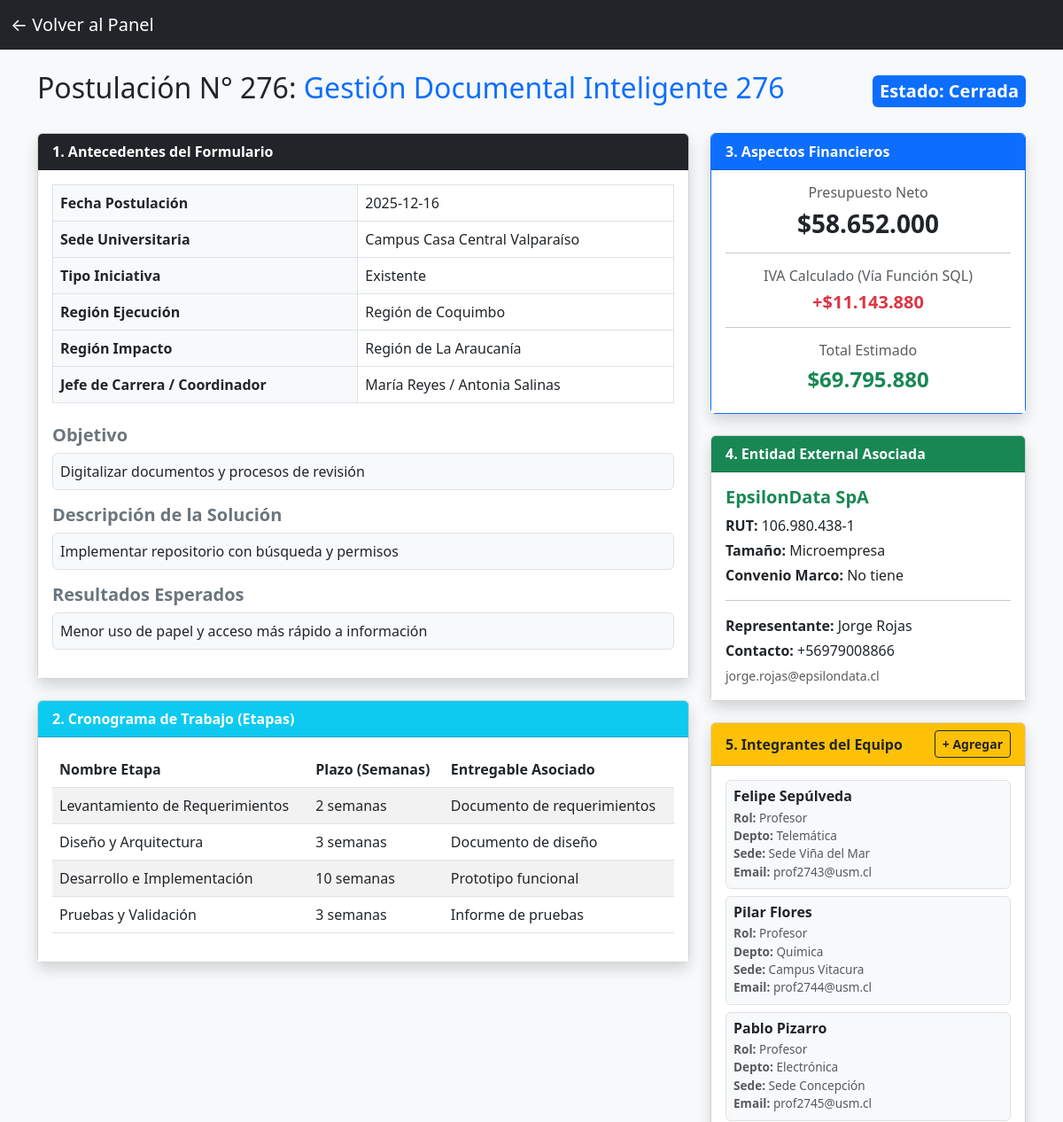
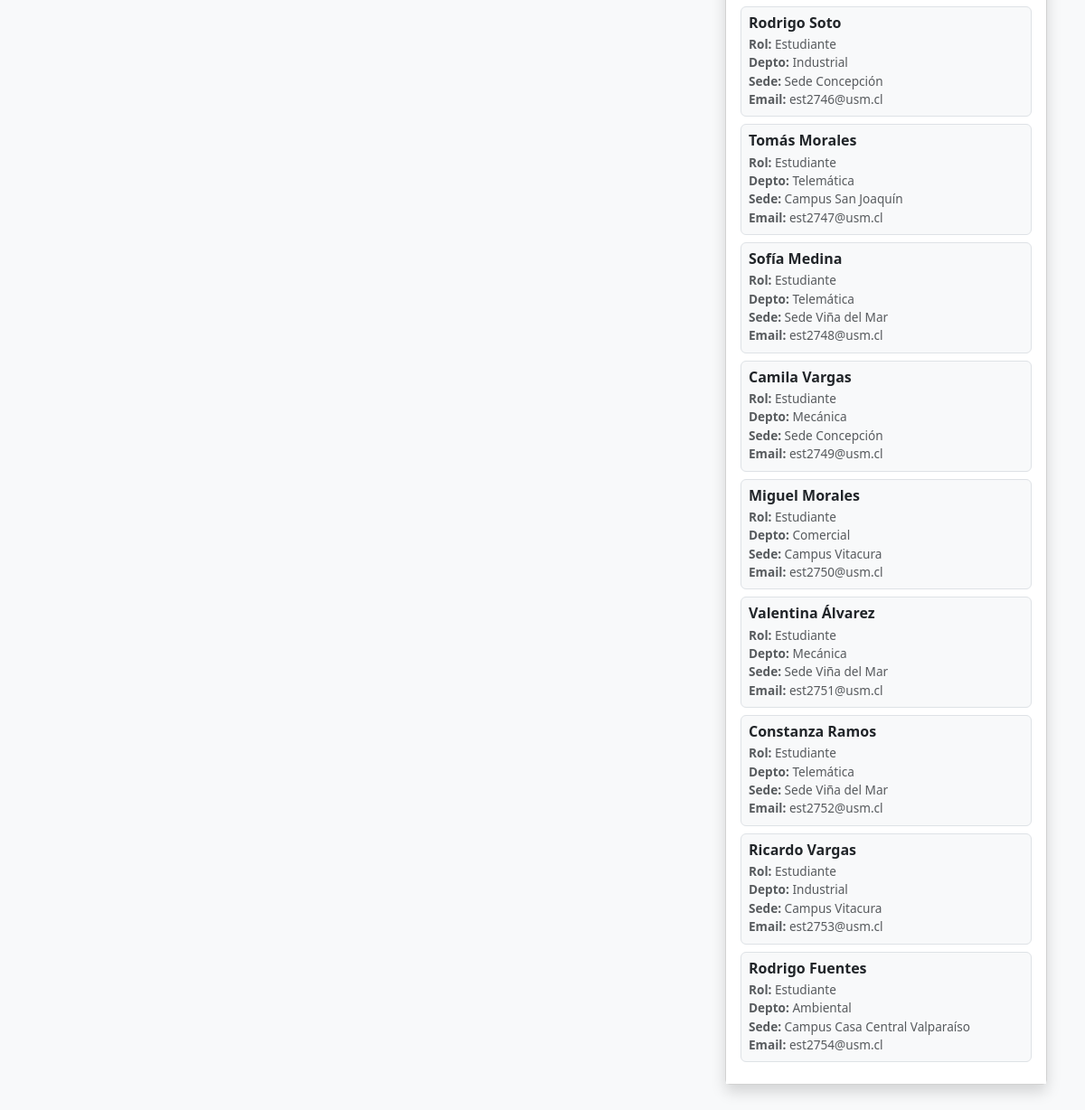
/ver_postulacion.php?id=276 (signed in), run on the app's committed database (2 pictures, top to bottom).
### tables this page shows
CREATE TABLE `postulacion` (
  `id_postulacion` int(11) NOT NULL,
  `fecha_postulacion` date NOT NULL,
  `id_sede` int(11) NOT NULL,
  `id_region_ejecucion` int(11) NOT NULL,
  `id_region_impacto` int(11) NOT NULL,
  `jefe_carrera` varchar(100) NOT NULL,
  `coordinador_proyectos` varchar(100) NOT NULL,
  `rut_empresa` varchar(15) NOT NULL,
  `id_tipo_iniciativa` int(11) NOT NULL,
  `nombre_iniciativa` varchar(150) NOT NULL,
  `objetivo` varchar(255) NOT NULL,
  `descripcion_solucion` varchar(255) NOT NULL,
  `resultados_esperados` varchar(255) NOT NULL,
  `id_estado` int(11) NOT NULL,
  `presupuesto_total` int(11) NOT NULL
);

CREATE TABLE `estado_postulacion` (
  `id_estado` int(11) NOT NULL,
  `descripcion` varchar(50) NOT NULL
);

CREATE TABLE `sede` (
  `id_sede` int(11) NOT NULL,
  `nombre_sede` varchar(100) NOT NULL
);

CREATE TABLE `tipo_iniciativa` (
  `id_tipo_iniciativa` int(11) NOT NULL,
  `des_iniciativa` varchar(50) NOT NULL
);

CREATE TABLE `region` (
  `id_region` int(11) NOT NULL,
  `nombre_region` varchar(100) NOT NULL
);

CREATE TABLE `etapa` (
  `id_etapa` int(11) NOT NULL,
  `id_postulacion` int(11) NOT NULL,
  `nombre_etapa` varchar(100) NOT NULL,
  `plazos_semanas` int(11) NOT NULL,
  `entregable` varchar(100) NOT NULL
);

CREATE TABLE `empresa` (
  `rut_empresa` varchar(15) NOT NULL,
  `nombre_empresa` varchar(100) NOT NULL,
  `id_tamano` int(11) NOT NULL,
  `nombre_representante` varchar(100) NOT NULL,
  `mail_representante` varchar(100) NOT NULL,
  `telefono_representante` varchar(20) NOT NULL,
  `convenio_marco` tinyint(1) NOT NULL
);

CREATE TABLE `tamano_empresa` (
  `id_tamano` int(11) NOT NULL,
  `des_empresa` varchar(50) NOT NULL
);

CREATE TABLE `integrante` (
  `id_integrante` int(11) NOT NULL,
  `id_equipo` int(11) NOT NULL,
  `rut_integrante` varchar(15) NOT NULL,
  `nombre` varchar(100) NOT NULL,
  `departamento_area` varchar(100) NOT NULL,
  `id_sede` int(11) NOT NULL,
  `email` varchar(100) NOT NULL,
  `telefono` varchar(20) DEFAULT NULL,
  `id_tipo_integrante` int(11) NOT NULL
);

CREATE TABLE `tipo_integrante` (
  `id_tipo_integrante` int(11) NOT NULL,
  `des_integrante` varchar(50) NOT NULL
);

### web/ver_postulacion.php (the view, shortened to what this page needs)
<?php
require 'conexion.php';
$id_postulacion = $_GET['id'] ?? null;
try {
    $sqlPost = "SELECT p.*, s.nombre_sede,
                       re.nombre_region AS region_ejecucion,
                       ri.nombre_region AS region_impacto,
                       ep.descripcion AS estado_desc,
                       ti.des_iniciativa,
                       calcular_iva(p.presupuesto_total) AS iva_calculado
                FROM postulacion p
                JOIN sede s ON p.id_sede = s.id_sede
                JOIN region re ON p.id_region_ejecucion = re.id_region
                JOIN region ri ON p.id_region_impacto = ri.id_region
                JOIN estado_postulacion ep ON p.id_estado = ep.id_estado
                JOIN tipo_iniciativa ti ON p.id_tipo_iniciativa = ti.id_tipo_iniciativa
                WHERE p.id_postulacion = :id";
    $stmt = $pdo->prepare($sqlPost);
    $stmt->execute(['id' => $id_postulacion]);
    $postulacion = $stmt->fetch(PDO::FETCH_ASSOC);
    $sqlEmp = "SELECT e.*, t.des_empresa
               FROM empresa e
               JOIN tamano_empresa t ON e.id_tamano = t.id_tamano
               WHERE e.rut_empresa = :rut";
    $stmtEmp = $pdo->prepare($sqlEmp);
    $stmtEmp->execute(['rut' => $postulacion['rut_empresa']]);
    $empresa = $stmtEmp->fetch(PDO::FETCH_ASSOC);
    $sqlTeam = "SELECT i.*, ti.des_integrante, s.nombre_sede AS sede_integrante_nom
                FROM integrante i
                JOIN tipo_integrante ti ON i.id_tipo_integrante = ti.id_tipo_integrante
                JOIN sede s ON i.id_sede = s.id_sede
                JOIN equipo_de_trabajo eq ON i.id_equipo = eq.id_equipo
                WHERE eq.id_postulacion = :id";
    $stmtTeam = $pdo->prepare($sqlTeam);
    $stmtTeam->execute(['id' => $id_postulacion]);
    $integrantes = $stmtTeam->fetchAll(PDO::FETCH_ASSOC);
    $sqlEtapas = "SELECT * FROM etapa WHERE id_postulacion = :id";
    $stmtEtapas = $pdo->prepare($sqlEtapas);
    $stmtEtapas->execute(['id' => $id_postulacion]);
    $etapas = $stmtEtapas->fetchAll(PDO::FETCH_ASSOC);
} catch (PDOException $e) {
    die("Error al cargar los detalles: " . $e->getMessage());
}
$panel_regreso = "dashboard_responsable.php";
?>
<!DOCTYPE html>
<html lang="es">
<head>
    <link href="https://cdn.jsdelivr.net/npm/bootstrap@5.3.0/dist/css/bootstrap.min.css" rel="stylesheet">
</head>
<body class="bg-light">
<nav class="navbar navbar-dark bg-dark">
    <div class="container-fluid">
        <a class="navbar-brand" href="<?= $panel_regreso ?>">← Volver al Panel</a>
    </div>
</nav>
<div class="container mt-4 mb-5">
    <div class="d-flex justify-content-between align-items-center mb-4">
        <h2>Postulación N° <?= $postulacion['id_postulacion'] ?>: <span class="text-primary"><?= htmlspecialchars($postulacion['nombre_iniciativa']) ?></span></h2>
        <span class="fs-5 badge bg-primary p-2">Estado: <?= htmlspecialchars($postulacion['estado_desc']) ?></span>
    </div>
    <div class="row">
        <div class="col-lg-8">
            <div class="card shadow mb-4">
                <div class="card-header bg-dark text-white fw-bold">1. Antecedentes del Formulario</div>
                <div class="card-body bg-white">
                    <table class="table table-bordered">
                        <tr>
                            <th class="w-30 bg-light">Fecha Postulación</th>
                            <td><?= htmlspecialchars($postulacion['fecha_postulacion']) ?></td>
                        </tr>
                        <tr>
                            <th class="bg-light">Sede Universitaria</th>
                            <td><?= htmlspecialchars($postulacion['nombre_sede']) ?></td>
                        </tr>
                        <tr>
                            <th class="bg-light">Tipo Iniciativa</th>
                            <td><?= htmlspecialchars($postulacion['des_iniciativa']) ?></td>
                        </tr>
                        <tr>
                            <th class="bg-light">Región Ejecución</th>
                            <td><?= htmlspecialchars($postulacion['region_ejecucion']) ?></td>
                        </tr>
                        <tr>
                            <th class="bg-light">Región Impacto</th>
                            <td><?= htmlspecialchars($postulacion['region_impacto']) ?></td>
                        </tr>
                        <tr>
                            <th class="bg-light">Jefe de Carrera / Coordinador</th>
                            <td><?= htmlspecialchars($postulacion['jefe_carrera']) ?> / <?= htmlspecialchars($postulacion['coordinador_proyectos']) ?></td>
                        </tr>
                    </table>
                    <h5 class="mt-4 fw-bold text-secondary">Objetivo</h5>
                    <p class="border p-2 bg-light rounded"><?= nl2br(htmlspecialchars($postulacion['objetivo'])) ?></p>
                    <h5 class="fw-bold text-secondary">Descripción de la Solución</h5>
                    <p class="border p-2 bg-light rounded"><?= nl2br(htmlspecialchars($postulacion['descripcion_solucion'])) ?></p>
                    <h5 class="fw-bold text-secondary">Resultados Esperados</h5>
                    <p class="border p-2 bg-light rounded"><?= nl2br(htmlspecialchars($postulacion['resultados_esperados'])) ?></p>
                </div>
            </div>
            <div class="card shadow mb-4">
                <div class="card-header bg-info text-white fw-bold">2. Cronograma de Trabajo (Etapas)</div>
                <div class="card-body bg-white">
                    <table class="table table-striped">
                        <thead>
                            <tr>
                                <th>Nombre Etapa</th>
                                <th>Plazo (Semanas)</th>
                                <th>Entregable Asociado</th>
                            </tr>
                        </thead>
                        <tbody>
                            <?php foreach ($etapas as $etapa): ?>
                                <tr>
                                    <td><?= htmlspecialchars($etapa['nombre_etapa']) ?></td>
                                    <td><?= htmlspecialchars($etapa['plazos_semanas']) ?> semanas</td>
                                    <td><?= htmlspecialchars($etapa['entregable']) ?></td>
                                </tr>
                            <?php endforeach; ?>
                        </tbody>
                    </table>
                </div>
            </div>
        </div>
        <div class="col-lg-4">
            <div class="card shadow mb-4 border-primary">
                <div class="card-header bg-primary text-white fw-bold">3. Aspectos Financieros</div>
                <div class="card-body bg-white text-center">
                    <h6 class="text-muted">Presupuesto Neto</h6>
                    <h3 class="text-dark fw-bold">$<?= number_format($postulacion['presupuesto_total'], 0, ',', '.') ?></h3>
                    <hr>
                    <h6 class="text-muted">IVA Calculado (Vía Función SQL)</h6>
                    <h5 class="text-danger fw-bold">+$<?= number_format($postulacion['iva_calculado'], 0, ',', '.') ?></h5>
                    <hr>
                    <h6 class="text-muted">Total Estimado</h6>
                    <h4 class="text-success fw-bold">$<?= number_format($postulacion['presupuesto_total'] + $postulacion['iva_calculado'], 0, ',', '.') ?></h4>
                </div>
            </div>
            <div class="card shadow mb-4">
                <div class="card-header bg-success text-white fw-bold">4. Entidad External Asociada</div>
                <div class="card-body bg-white">
                    <?php if ($empresa): ?>
                        <h5 class="fw-bold text-success"><?= htmlspecialchars($empresa['nombre_empresa']) ?></h5>
                        <p class="mb-1"><strong>RUT:</strong> <?= htmlspecialchars($empresa['rut_empresa']) ?></p>
                        <p class="mb-1"><strong>Tamaño:</strong> <?= htmlspecialchars($empresa['des_empresa']) ?></p>
                        <p class="mb-1"><strong>Convenio Marco:</strong> <?= $empresa['convenio_marco'] ? 'Sí tiene' : 'No tiene' ?></p>
                        <hr>
                        <p class="mb-1"><strong>Representante:</strong> <?= htmlspecialchars($empresa['nombre_representante']) ?></p>
                        <p class="mb-1"><strong>Contacto:</strong> <?= htmlspecialchars($empresa['telefono_representante']) ?></p>
                        <p class="mb-0"><small class="text-muted"><?= htmlspecialchars($empresa['mail_representante']) ?></small></p>
                    <?php else: ?>
                        <p class="text-muted">No hay información de la empresa registrada.</p>
                    <?php endif; ?>
                </div>
            </div>
            <div class="card shadow mb-4">
                <div class="card-header bg-warning text-dark fw-bold d-flex justify-content-between align-items-center">
                    <span>5. Integrantes del Equipo</span>
                    <?php if ($_SESSION['id_rol'] == 1): ?>
                        <a href="agregar_integrante.php?id_postulacion=<?= $postulacion['id_postulacion'] ?>" class="btn btn-sm btn-outline-dark fw-bold">+ Agregar</a>
                    <?php endif; ?>
                </div>
                <div class="card-body bg-white">
                    <?php if (count($integrantes) > 0): ?>
                        <?php foreach ($integrantes as $int): ?>
                            <div class="p-2 mb-2 bg-light border rounded">
                                <h6 class="fw-bold mb-1"><?= htmlspecialchars($int['nombre']) ?></h6>
                                <p class="mb-0 card-text text-muted" style="font-size: 0.85rem;">
                                    <strong>Rol:</strong> <?= htmlspecialchars($int['des_integrante']) ?><br>
                                    <strong>Depto:</strong> <?= htmlspecialchars($int['departamento_area']) ?><br>
                                    <strong>Sede:</strong> <?= htmlspecialchars($int['sede_integrante_nom']) ?><br>
                                    <strong>Email:</strong> <?= htmlspecialchars($int['email']) ?>
                                </p>
                            </div>
                        <?php endforeach; ?>
                    <?php else: ?>
                        <p class="text-muted">No hay integrantes registrados en el equipo.</p>
                    <?php endif; ?>
                </div>
            </div>
        </div>
    </div>
</div>
</body>
</html>

### data on the page
postulacion: id_postulacion "276", nombre_iniciativa "Gestión Documental Inteligente 276", id_estado.descripcion "Cerrada", fecha_postulacion "2025-12-16", id_sede.nombre_sede "Campus Casa Central Valparaíso", id_tipo_iniciativa.des_iniciativa "Existente", id_region_ejecucion.nombre_region "Región de Coquimbo", id_region_impacto.nombre_region "Región de La Araucanía", jefe_carrera "María Reyes", coordinador_proyectos "Antonia Salinas", objetivo "Digitalizar documentos y procesos de revisión", descripcion_solucion "Implementar repositorio con búsqueda y permisos", resultados_esperados "Menor uso de papel y acceso más rápido a información", presupuesto_total "58.652.000"
etapa: nombre_etapa "Levantamiento de Requerimientos", plazos_semanas "2", entregable "Documento de requerimientos"
etapa: nombre_etapa "Diseño y Arquitectura", plazos_semanas "3", entregable "Documento de diseño"
etapa: nombre_etapa "Desarrollo e Implementación", plazos_semanas "10", entregable "Prototipo funcional"
etapa: nombre_etapa "Pruebas y Validación", plazos_semanas "3", entregable "Informe de pruebas"
empresa: nombre_empresa "EpsilonData SpA", rut_empresa "106.980.438-1", id_tamano.des_empresa "Microempresa", nombre_representante "Jorge Rojas", telefono_representante "+56979008866", mail_representante "jorge.rojas@epsilondata.cl"
integrante: nombre "Felipe Sepúlveda", id_tipo_integrante.des_integrante "Profesor", departamento_area "Telemática", id_sede.nombre_sede "Sede Viña del Mar", email "prof2743@usm.cl"
integrante: nombre "Pilar Flores", id_tipo_integrante.des_integrante "Profesor", departamento_area "Química", id_sede.nombre_sede "Campus Vitacura", email "prof2744@usm.cl"
integrante: nombre "Pablo Pizarro", id_tipo_integrante.des_integrante "Profesor", departamento_area "Electrónica", id_sede.nombre_sede "Sede Concepción", email "prof2745@usm.cl"
integrante: nombre "Rodrigo Soto", id_tipo_integrante.des_integrante "Estudiante", departamento_area "Industrial", id_sede.nombre_sede "Sede Concepción", email "est2746@usm.cl"
integrante: nombre "Tomás Morales", id_tipo_integrante.des_integrante "Estudiante", departamento_area "Telemática", id_sede.nombre_sede "Campus San Joaquín", email "est2747@usm.cl"
integrante: nombre "Sofía Medina", id_tipo_integrante.des_integrante "Estudiante", departamento_area "Telemática", id_sede.nombre_sede "Sede Viña del Mar", email "est2748@usm.cl"
integrante: nombre "Camila Vargas", id_tipo_integrante.des_integrante "Estudiante", departamento_area "Mecánica", id_sede.nombre_sede "Sede Concepción", email "est2749@usm.cl"
integrante: nombre "Miguel Morales", id_tipo_integrante.des_integrante "Estudiante", departamento_area "Comercial", id_sede.nombre_sede "Campus Vitacura", email "est2750@usm.cl"
integrante: nombre "Valentina Álvarez", id_tipo_integrante.des_integrante "Estudiante", departamento_area "Mecánica", id_sede.nombre_sede "Sede Viña del Mar", email "est2751@usm.cl"
integrante: nombre "Constanza Ramos", id_tipo_integrante.des_integrante "Estudiante", departamento_area "Telemática", id_sede.nombre_sede "Sede Viña del Mar", email "est2752@usm.cl"
integrante: nombre "Ricardo Vargas", id_tipo_integrante.des_integrante "Estudiante", departamento_area "Industrial", id_sede.nombre_sede "Campus Vitacura", email "est2753@usm.cl"
integrante: nombre "Rodrigo Fuentes", id_tipo_integrante.des_integrante "Estudiante", departamento_area "Ambiental", id_sede.nombre_sede "Campus Casa Central Valparaíso", email "est2754@usm.cl"

### other printed values
$postulacion['iva_calculado'] "11.143.880"
$postulacion['presupuesto_total'] + $postulacion['iva_calculado'] "69.795.880"
